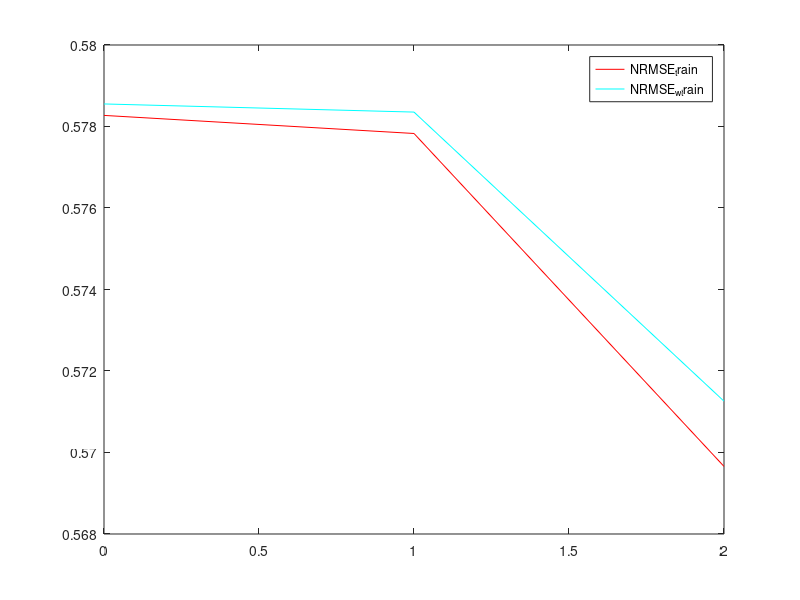
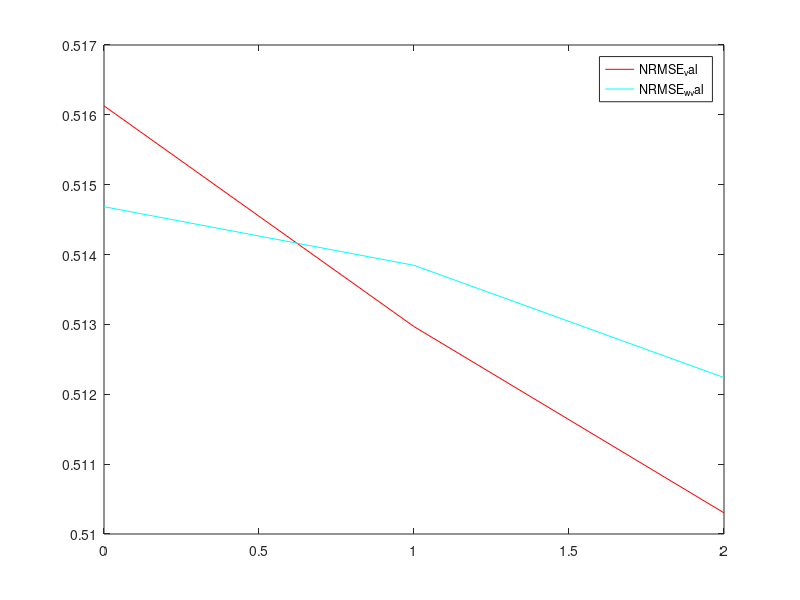
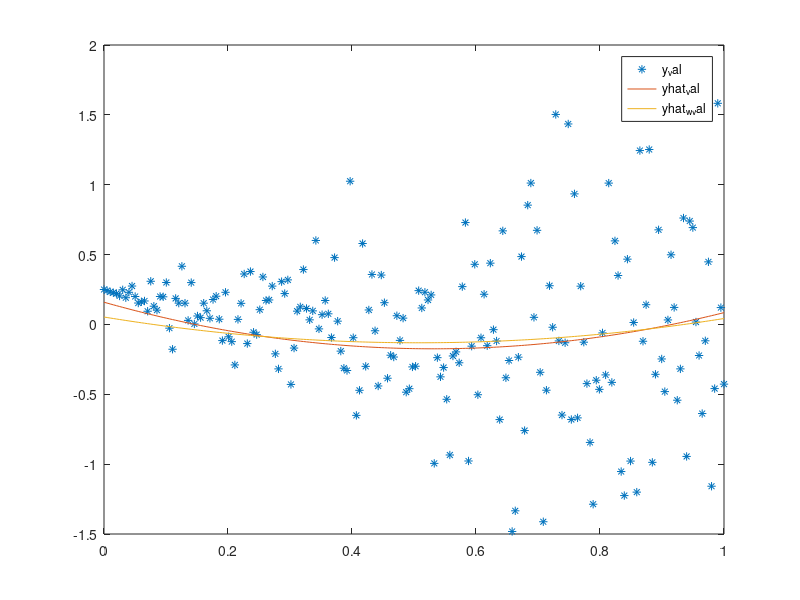

Here is the MATLAB script that generated these plots, in order:
clear all, close all
% n-POLYNOMIAL WEIGHTED REGRESSION
n=2;
%   Training Data
N_train=20;
x_train=linspace(0,1,N_train)';
y1=((0.5-x_train).^2);
noise_train=x_train.*randn(1,N_train)';
y_train=y1+noise_train;

%  Validation Data
N_val=200;
x_val=linspace(0,1,N_val)';
y2=((0.5-x_val).^2);
noise_val=x_val.*randn(1,N_val)';
y_val=y2+noise_val;

X_train=[];
X_val=[];
NRMSE_train=[];
NRMSE_w_train=[];
NRMSE_val=[];
NRMSE_w_val=[];
for k= 1:n+1
    
% REGRESSION MATRICES - TRAINING & VALIDATION
X_train=[X_train x_train.^(k-1)];
X_val=[X_val x_val.^(k-1)];

% LEAST SQUARES
% PHI-TRAINING
phi_train=((X_train'*X_train)^(-1)*X_train')*y_train;
% TRAINING MODEL OUTPUT
yhat_train=X_train*phi_train;
% NRMSE-TRAINING
L=sqrt(mean((yhat_train-y_train).^2));
NRMSE_train=[NRMSE_train L];
% VALIDATION MODEL OUTPUT using phi_train
yhat_val= X_val*phi_train;
% NRMSE-VALIDATION
M=sqrt(mean((yhat_val - y_val).^2));
NRMSE_val=[NRMSE_val M];


%WEIGHTED LEAST SQUARES
% WEIGHTS USING VARIANCE OF YHAT AND Y
c=(1./((mean(y_train)-y_train).^2));
W=(diag(c));
% PHI-WEIGHTING-TRAINING 
phi_w_train = ((X_train)'*W*(X_train))^(-1)*(X_train)'*W*(y_train);
% WEIGHTING - MODEL TRAINING OUTPUT
yhat_w_train=X_train*phi_w_train;
% NRMSE -WEIGHTING TRAINING
L_w=sqrt(mean((yhat_w_train-y_train).^2));
NRMSE_w_train=[NRMSE_w_train L_w];
% VALIDATION MODEL OUTPUT using phi_w_train
%d=(1./(yhat_val-y_val).^2);
%D=sqrt(diag(d));
%Wval=(diag(d));
yhat_w_val= X_val*phi_w_train;
% NRMSE-WEIGHTING VALIDATION
M_w=sqrt(mean((yhat_w_val - y_val).^2));
NRMSE_w_val=[NRMSE_w_val M_w];

end

% COMPARE NRMSE TRAINING AND NRMSE WEIGHTED TRAINING
figure;
plot(0:n,NRMSE_train,'r');
hold on;
plot(0:n,NRMSE_w_train,'c')
hold off;
legend({'NRMSE_train','NRMSE_w_train'})

% COMPARE NRMSE VALIDATION AND NRMSE WEIGHTED VALIDATION
figure;
plot(0:n,NRMSE_val,'r');
hold on;
plot(0:n,NRMSE_w_val,'c')
hold off;
legend({'NRMSE_val','NRMSE_w_val'})

% COMPARE MODEL OUTPUT AND WEIGHTED MODEL OUTPUT of VALIDATION DATA
figure;
plot(x_val,y_val,'*');
hold on;
plot(x_val,yhat_val);
hold on;
plot(x_val,yhat_w_val);
hold off;
legend({'y_val','yhat_val','yhat_w_val'})
